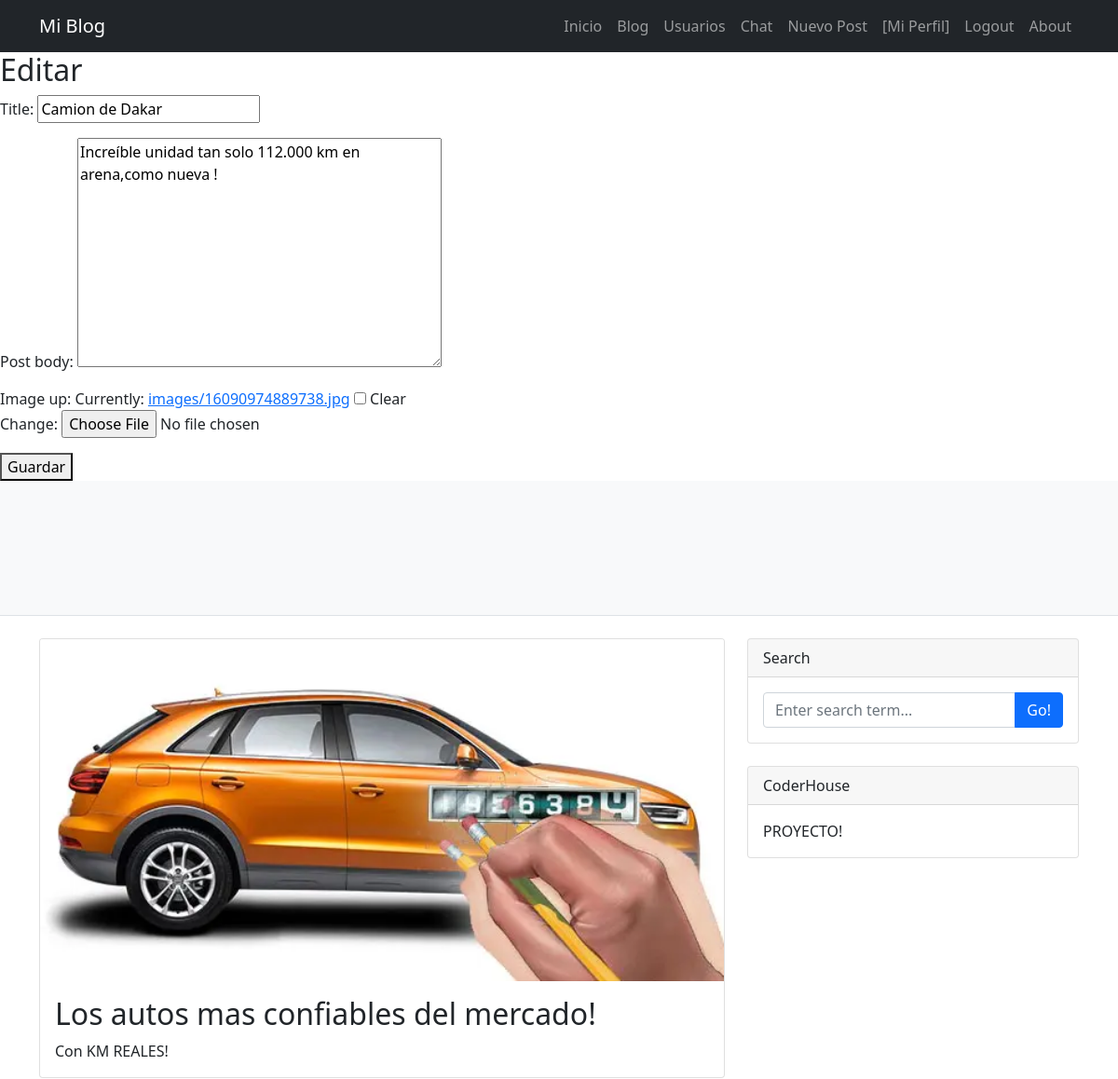
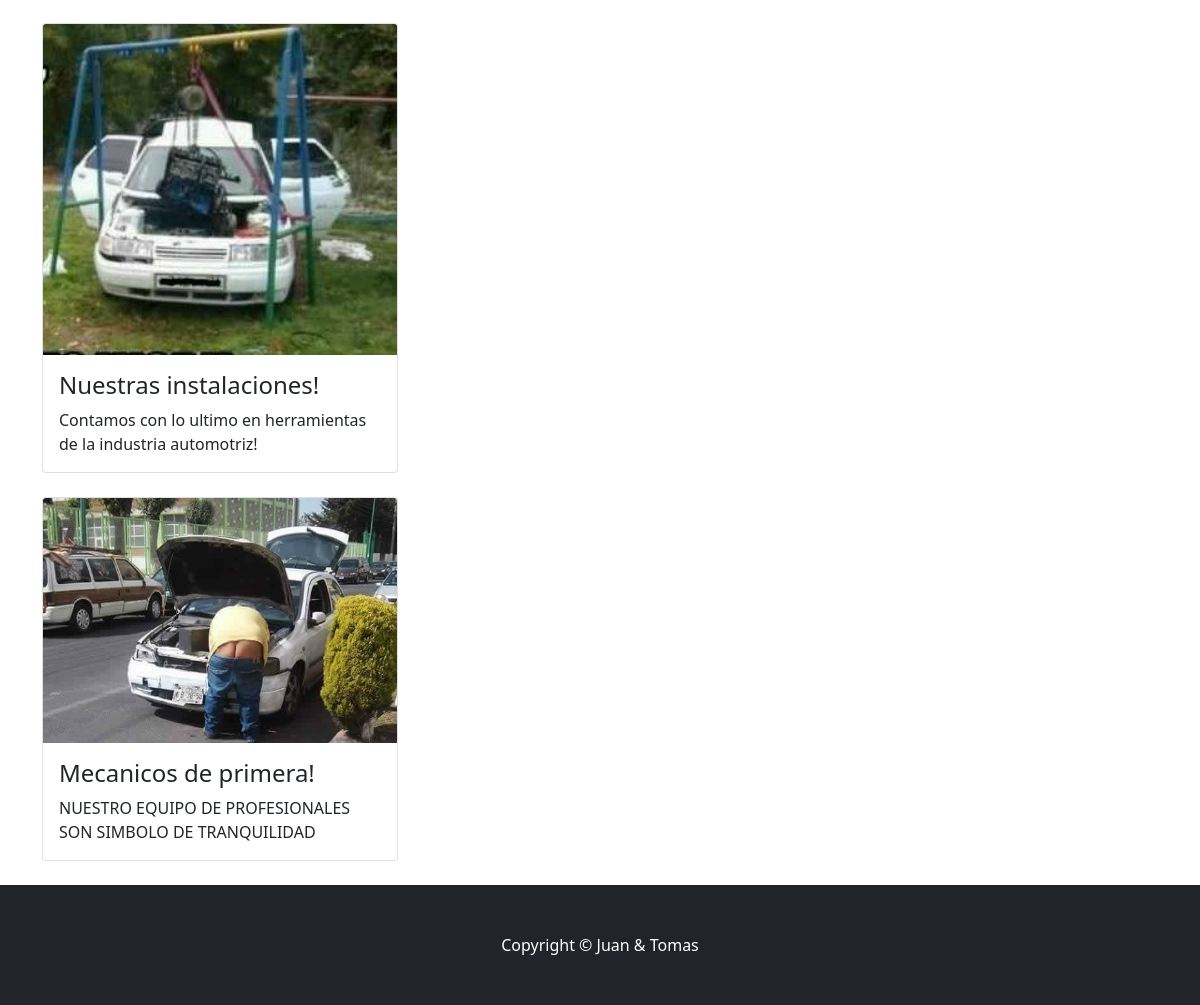
The app's page /post/6edit/ (signed in) with its own data (2 pictures, top to bottom).
### App1/models.py (models this page shows, shortened)
class Post(models.Model):
    author = models.ForeignKey(settings.AUTH_USER_MODEL, on_delete=models.CASCADE)
    title = models.CharField(max_length=255)
    post_body = models.TextField()
    created_date = models.DateField(default=timezone.now)
    published_date = models.DateTimeField(blank=True, null=True)
    image_up = models.ImageField(upload_to='images/',blank=True, null=True)

### App1/views.py (the view)
# urls.py: path('post/<int:pk>edit/', edit_post, name= 'edit_post'),
@login_required
def edit_post(request, pk):
    post = get_object_or_404(Post, pk=pk)
    if request.method == "POST":
        form = PostForm(request.POST, instance=post)
        if form.is_valid():
            post = form.save(commit=False)
            post.author = request.user
            post.save()
            return redirect('post_detail.html', pk=post.pk)
    else:
        form = PostForm(instance=post)
    return render(request, 'edit_post.html', {'form': form})

### App1/forms.py
class PostForm(forms.ModelForm):
    class Meta:
        model = Post
        fields = ('title', 'post_body', 'image_up')

### App1/templates/edit_post.html (shortened to what this page needs)
{% extends 'main.html' %}
{% block changeContent %}
<div class=postForm>
    <h2>Editar</h2>
    <form method="POST" enctype="multipart/form-data">{% csrf_token %}
        {{ form.as_p }}
        <button type="submit" class="formButton">Guardar</button>
    </form>
<div>
{% endblock %}

### records on screen
Post: title "Camion de Dakar", post_body "Increíble unidad tan solo 112.000 km en arena,como nueva !"
